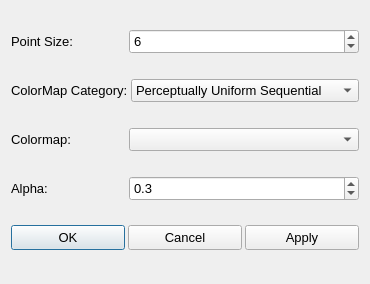
<?xml version="1.0" encoding="UTF-8"?>
<ui version="4.0">
 <class>Dialog</class>
 <widget class="QDialog" name="Dialog">
  <property name="geometry">
   <rect>
    <x>0</x>
    <y>0</y>
    <width>370</width>
    <height>284</height>
   </rect>
  </property>
  <property name="windowTitle">
   <string>Scatter Settings</string>
  </property>
  <property name="styleSheet">
   <string notr="true">*{  
    font-size:13px;
}</string>
  </property>
  <layout class="QVBoxLayout" name="verticalLayout">
   <item>
    <layout class="QHBoxLayout" name="horizontalLayout_2" stretch="1,2">
     <property name="spacing">
      <number>3</number>
     </property>
     <item>
      <widget class="QLabel" name="lbl_point_size">
       <property name="minimumSize">
        <size>
         <width>0</width>
         <height>25</height>
        </size>
       </property>
       <property name="text">
        <string>Point Size:</string>
       </property>
      </widget>
     </item>
     <item>
      <widget class="QSpinBox" name="spb_marker_size">
       <property name="minimumSize">
        <size>
         <width>0</width>
         <height>25</height>
        </size>
       </property>
       <property name="maximumSize">
        <size>
         <width>16777215</width>
         <height>25</height>
        </size>
       </property>
       <property name="maximum">
        <number>100</number>
       </property>
       <property name="value">
        <number>6</number>
       </property>
      </widget>
     </item>
    </layout>
   </item>
   <item>
    <layout class="QHBoxLayout" name="horizontalLayout_5" stretch="1,2">
     <property name="spacing">
      <number>3</number>
     </property>
     <item>
      <widget class="QLabel" name="lbl_cmap_category">
       <property name="sizePolicy">
        <sizepolicy hsizetype="Preferred" vsizetype="Fixed">
         <horstretch>0</horstretch>
         <verstretch>0</verstretch>
        </sizepolicy>
       </property>
       <property name="minimumSize">
        <size>
         <width>0</width>
         <height>25</height>
        </size>
       </property>
       <property name="text">
        <string>ColorMap Category:</string>
       </property>
      </widget>
     </item>
     <item>
      <widget class="QComboBox" name="cmb_cmap_category">
       <item>
        <property name="text">
         <string>Perceptually Uniform Sequential</string>
        </property>
       </item>
       <item>
        <property name="text">
         <string>Sequential</string>
        </property>
       </item>
       <item>
        <property name="text">
         <string>Sequential (2)</string>
        </property>
       </item>
       <item>
        <property name="text">
         <string>Diverging</string>
        </property>
       </item>
       <item>
        <property name="text">
         <string>Cyclic</string>
        </property>
       </item>
       <item>
        <property name="text">
         <string>Qualitative</string>
        </property>
       </item>
       <item>
        <property name="text">
         <string>Miscellaneous</string>
        </property>
       </item>
      </widget>
     </item>
    </layout>
   </item>
   <item>
    <layout class="QHBoxLayout" name="horizontalLayout_7" stretch="1,2">
     <property name="spacing">
      <number>3</number>
     </property>
     <item>
      <widget class="QLabel" name="lbl_cmap">
       <property name="sizePolicy">
        <sizepolicy hsizetype="Preferred" vsizetype="Fixed">
         <horstretch>0</horstretch>
         <verstretch>0</verstretch>
        </sizepolicy>
       </property>
       <property name="minimumSize">
        <size>
         <width>0</width>
         <height>25</height>
        </size>
       </property>
       <property name="text">
        <string>Colormap:</string>
       </property>
      </widget>
     </item>
     <item>
      <widget class="QComboBox" name="cmb_cmap"/>
     </item>
    </layout>
   </item>
   <item>
    <layout class="QHBoxLayout" name="horizontalLayout_6" stretch="1,2">
     <property name="spacing">
      <number>3</number>
     </property>
     <item>
      <widget class="QLabel" name="lbl_alpha">
       <property name="minimumSize">
        <size>
         <width>0</width>
         <height>25</height>
        </size>
       </property>
       <property name="text">
        <string>Alpha:</string>
       </property>
      </widget>
     </item>
     <item>
      <widget class="QDoubleSpinBox" name="dsb_alpha">
       <property name="minimumSize">
        <size>
         <width>0</width>
         <height>25</height>
        </size>
       </property>
       <property name="maximumSize">
        <size>
         <width>16777215</width>
         <height>25</height>
        </size>
       </property>
       <property name="decimals">
        <number>1</number>
       </property>
       <property name="maximum">
        <double>1.000000000000000</double>
       </property>
       <property name="singleStep">
        <double>0.100000000000000</double>
       </property>
       <property name="value">
        <double>0.300000000000000</double>
       </property>
      </widget>
     </item>
    </layout>
   </item>
   <item>
    <layout class="QHBoxLayout" name="horizontalLayout_4" stretch="1,1,1">
     <property name="spacing">
      <number>3</number>
     </property>
     <item>
      <widget class="QPushButton" name="btn_ok">
       <property name="minimumSize">
        <size>
         <width>0</width>
         <height>25</height>
        </size>
       </property>
       <property name="text">
        <string>OK</string>
       </property>
      </widget>
     </item>
     <item>
      <widget class="QPushButton" name="btn_cancel">
       <property name="minimumSize">
        <size>
         <width>0</width>
         <height>25</height>
        </size>
       </property>
       <property name="text">
        <string>Cancel</string>
       </property>
      </widget>
     </item>
     <item>
      <widget class="QPushButton" name="btn_apply">
       <property name="minimumSize">
        <size>
         <width>0</width>
         <height>25</height>
        </size>
       </property>
       <property name="text">
        <string>Apply</string>
       </property>
      </widget>
     </item>
    </layout>
   </item>
  </layout>
 </widget>
 <resources/>
 <connections/>
</ui>
